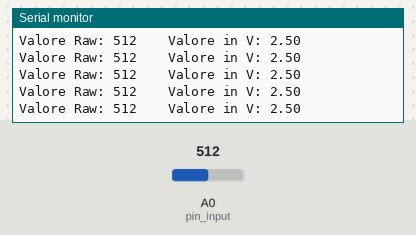
A sketch run on a simulated Arduino Uno, built with avr-gcc and run on an emulated ATmega328P. On the bench: the last lines printed to the serial monitor. The test bench sets the inputs (shaded band); at power-on: A0 (pin_input) = 512.

Above: at 1.2 s.
1.3 s: A0 (pin_input) set to 716
At 1.32 s:
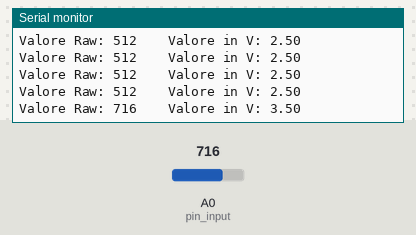
2.8 s: A0 (pin_input) set to 900
At 2.83 s:
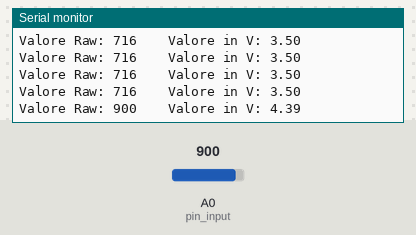
Timing chart, 0 to 5.8 s (numbered marks = the images above; inputs shaded):
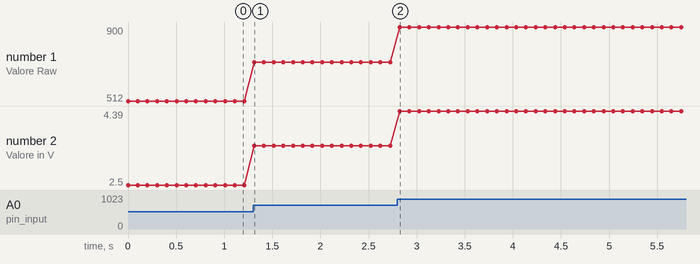

The sketch:

sketch_03_2_pwm_random.ino
```cpp
/*
  Blink

*/
int pin_input = A0;

// the setup function runs once when you press reset or power the board
void setup() {
  Serial.begin(9600);
  // initialize digital pin LED_BUILTIN as an output.

}

// the loop function runs over and over again forever
void loop() {
  int lettura = analogRead(pin_input);   // turn the LED on (HIGH is the voltage level)
  float valore = lettura * 5.0 / 1024;
  Serial.print("Valore Raw: ");
  Serial.print(lettura, DEC);
  Serial.print("    Valore in V: ");
  Serial.println(valore);
  delay(100);
}
```

Measured:
- after the input at 1.3 s, the serial monitor: prints a new line at once (image 1)
- after the input at 2.8 s, the serial monitor: prints a new line at once (image 2)
- plotted number 1: 512 → 716 after the input at 1.3 s, 716 → 900 after the input at 2.8 s
- plotted number 2: 2.5 → 3.5 after the input at 1.3 s, 3.5 → 4.39 after the input at 2.8 s
